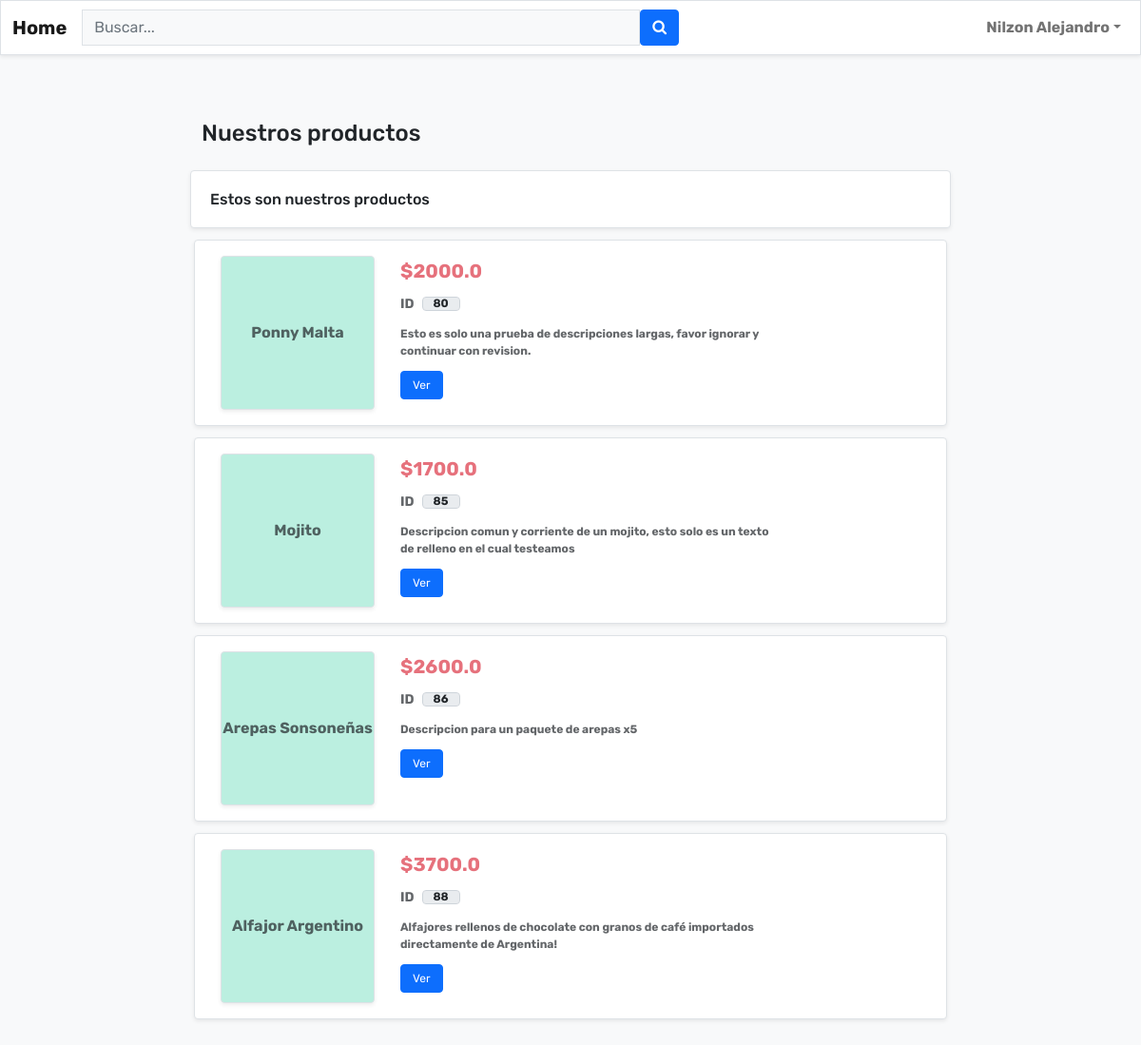
/home (signed in), run on the app's committed database.
### tables this page shows
CREATE TABLE User (uEmail TEXT PRIMARY KEY NOT NULL, uName TEXT NOT NULL, uLastname TEXT NOT NULL, uPhone TEXT NOT NULL, uPass TEXT NOT NULL, uDate TEXT NOT NULL, uProfile TEXT NOT NULL);

CREATE TABLE Product (pID INTEGER PRIMARY KEY AUTOINCREMENT NOT NULL, pName TEXT NOT NULL, pPrice DOUBLE NOT NULL, pAmount INT NOT NULL, pDescription TEXT NOT NULL, pColor TEXT NOT NULL, pDate TEXT NOT NULL);

### app.py (the view, shortened to what this page needs)
@app.route('/home', methods=('GET', 'POST'))
def home():
    print("Ingreso a /home")
    if 'user' in session and session['rol'] == "Usuario":
        print("INGRESO COMO USUARIO")
        productos = db.consultarTodosProductos()
        if request.method == 'GET':
            print("ENTRO A GET")
            correo = session.get('user')
            resultados = dbUsuarios.consultarUsuarios(correo)
            if isinstance(productos, bool) == True:
                print("No detecto productos en la base de datos")
                return render_template("home_user.html", productos_jinja=productos, Mensaje_respuesta="No hay productos registrados.", username=resultados[0][1])
            elif isinstance(productos, bool) == False:
                return render_template("home_user.html", productos_jinja=productos, Mensaje_respuesta="Estos son nuestros productos.", username=resultados[0][1])
    elif 'user' in session and session['rol'] == "Superadministrador":
        print("INGRESO COMO USUARIO")
        productos = db.consultarTodosProductos()
        if request.method == 'GET':
            print("ENTRO A GET")
            correo = session.get('user')
            resultados = dbUsuarios.consultarUsuarios(correo)
            print(resultados)
            if isinstance(productos, bool) == True:
                print("No detecto productos en la base de datos")
                return render_template("home_sadmin.html", productos_jinja=productos, Mensaje_respuesta="No hay productos registrados.", username=resultados[0][1])
            elif isinstance(productos, bool) == False:
                return render_template("home_sadmin.html", productos_jinja=productos, Mensaje_respuesta="Estos son nuestros productos.", username=resultados[0][1])
    return redirect('/login')

### db.py (called while the page is built)
def conectar():
    dbname = "Plataforma.db"
    conn = sqlite3.connect(dbname)
    return conn

def consultarTodosProductos():
    try:
        conn = conectar()
        cursor = conn.execute("select * from Product;")
        resultados = cursor.fetchall()
        conn.commit()
        conn.close()
        if len(resultados) == 0:
            resultados = False
            return resultados
        else:
            return resultados
    except Error as error:
        print(error)
        return False

### dbUsuarios.py (called while the page is built)
def conectar():
    dbname = "Plataforma.db"
    conn = sqlite3.connect(dbname)
    return conn

def consultarUsuarios(uEmail):
    try:
        conn = conectar()
        cursor = conn.execute("select * from User WHERE uEmail=?;", (uEmail,))
        resultados = cursor.fetchall()
        conn.commit()
        conn.close()
        if len(resultados) == 0: #No encontro el registro y envia un booleano
            flag = False
            return flag
        else: #Encontro el registro y envia una lista
            return resultados
    except Error as error:
        print(error)
        return False

### templates/home_sadmin.html (shortened to what this page needs)
<!DOCTYPE html>
<html lang="en">
<head>
    <link rel="stylesheet" href="../static/assets/bootstrap/css/bootstrap.min.css">
    <link rel="stylesheet" href="../static/assets/css/FontAwesome.css">
    <link rel="stylesheet" href="../static/assets/fonts/font-awesome.min.css">
    <link rel="stylesheet" href="../static/assets/css/styles.css">
</head>
<body style="background: var(--bs-light);">
    <nav class="navbar navbar-light navbar-expand-md border rounded-0 shadow-sm" style="font-weight: bold;background: #ffffff;">
        <div class="container-fluid"><a class="navbar-brand" href="{{ url_for('home') }}">Home</a><input class="border rounded-0 small bg-light form-control" type="search" id="search_bar" placeholder="Buscar..." style="transform: translateX(0px);width: 50%;"><button class="btn btn-primary" id="search_button" type="button"><i class="fa fa-search"></i></button>
            <div class="collapse navbar-collapse d-md-flex d-lg-flex d-xl-flex justify-content-md-end justify-content-lg-end justify-content-xl-end" id="navcol">
                <ul class="navbar-nav d-xl-flex">
                    <li class="nav-item">
                        <div class="nav-item dropdown">
                            <a class="dropdown-toggle d-xxl-flex justify-content-xxl-center align-items-xxl-center nav-link" aria-expanded="false" data-bs-toggle="dropdown" href="#">{{ username }}</a>
                        </div>
                    </li>
                </ul>
            </div>
        </div>
    </nav>
    <div class="container" style="max-width: 70%;margin-top: 36px;padding-bottom: 12px;padding-top: 12px;margin-bottom: 16px;">
        <div style="margin: 8px;padding: 4px;">
            <h4 style="margin-left: 8px;margin-top: 8px;margin-right: 8px;">Nuestros productos</h4>
        </div>
        <div class="border rounded shadow-sm" style="margin: 8px;padding: 4px;background: #ffffff;margin-top: 12px;">
            <h6 style="margin: 8px;margin-left: 8px;margin-top: 8px;margin-right: 8px;margin-bottom: 8px;padding: 8px;">Estos son nuestros productos</h6>
        </div>
        {% for dict_item in productos_jinja %}
        <div class="border rounded shadow-sm" style="margin: 12px;padding: 8px;background: #ffffff;margin-top: 12px;">
            <div class="row" style="margin: 0px;">
                <div class="col d-flex d-xl-flex justify-content-center align-items-center justify-content-xl-center align-items-xl-center" style="padding: 8px;max-width: 200px;max-height: 200px;">
                    <div class="border rounded shadow-sm d-flex d-sm-flex d-xl-flex justify-content-center align-items-center justify-content-sm-center align-items-sm-center justify-content-xl-center align-items-xl-center" style="background: rgba(32,201,151,0.3);margin: 0px;margin-bottom: 0px;margin-top: 0px;margin-right: 0px;margin-left: 0px;max-width: 200px;max-height: 200px;">
                        <h6 class="d-flex d-sm-flex d-xl-flex justify-content-center align-items-center justify-content-sm-center align-items-sm-center justify-content-xl-center" style="font-weight: bold;color: rgba(33,37,41,0.7);margin: 0px;text-align: center;width: 160px;height: 160px;">{{ dict_item[1] }}</h6>
                    </div>
                </div>
                <div class="col" style="padding: 8px;">
                    <h6 class="text-center d-flex d-sm-flex d-xl-flex" style="font-weight: bold;color: rgba(220,53,69,0.7);margin: 0px;margin-top: 4px;font-size: 20px;">${{ dict_item[2] }}</h6>
                    <form id="search_form" method="post" style="margin-top: 8px;" action="/plato/a?pID={{ dict_item[0] }}">
                        <p class="d-flex d-xl-flex align-items-center align-items-xl-center" style="font-size: 14px;max-width: 100%;color: rgba(33,37,41,0.7);margin: 0px;font-weight: bold;margin-top: 12px;">ID
                            <input class="form-control d-xl-flex" type="text" id="search_pID" name="search_pID" style="font-size: 12px;max-width: 40px;padding: 0px;max-height: 15px;text-align: center;font-weight: bold;margin-left: 8px;" readonly="" value="{{ dict_item[0] }}">
                        </p>
                        <p style="color: rgba(33,37,41,0.7);margin: 0px;font-size: 12px;font-weight: bold;margin-top: 12px;max-width: 400px;min-width: 200px;">{{ dict_item[4] }}</p>
                        <button class="btn btn-primary d-flex d-sm-flex d-xl-flex align-items-center align-items-sm-center align-items-xl-center" id="search_product" type="submit" style="margin-top: 12px;max-height: 30px;font-size: 12px;">Ver</button>
                    </form>
                </div>
            </div>
        </div>
        {% endfor %}
    </div>
</body>
</html>

### static/assets/css/styles.css (style rules this page uses)
body { margin: 0; font-family: 'Rubik'; font-size: var(--bs-body-font-size); font-weight: var(--bs-body-font-weight); line-height: var(--bs-body-line-height); color: var(--bs-body-color); text-align: var(--bs-body-text-align); background-color: var(--bs-body-bg); -webkit-text-size-adjust: 100%; -webkit-tap-highlight-color: transparent; }
a { color: #0d6efd; text-decoration: none; }

### data on the page
User: uName "Nilzon Alejandro"
Product: pName "Ponny Malta", pPrice "2000.0", search_pID "80", pDescription "Esto es solo una prueba de descripciones largas, favor ignorar y continuar con revision."
Product: pName "Mojito", pPrice "1700.0", search_pID "85", pDescription "Descripcion comun y corriente de un mojito, esto solo es un texto de relleno en el cual testeamos"
Product: pName "Arepas Sonsoneñas", pPrice "2600.0", search_pID "86", pDescription "Descripcion para un paquete de arepas x5"
Product: pName "Alfajor Argentino", pPrice "3700.0", search_pID "88", pDescription "Alfajores rellenos de chocolate con granos de café importados directamente de Argentina!"
